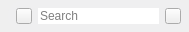
<?xml version="1.0" encoding="UTF-8"?>
<ui version="4.0">
 <class>SearchLineEdit</class>
 <widget class="QFrame" name="SearchLineEdit">
  <property name="geometry">
   <rect>
    <x>0</x>
    <y>0</y>
    <width>189</width>
    <height>32</height>
   </rect>
  </property>
  <property name="minimumSize">
   <size>
    <width>0</width>
    <height>32</height>
   </size>
  </property>
  <property name="maximumSize">
   <size>
    <width>16777215</width>
    <height>32</height>
   </size>
  </property>
  <property name="focusPolicy">
   <enum>Qt::StrongFocus</enum>
  </property>
  <property name="windowTitle">
   <string notr="true">Form</string>
  </property>
  <property name="autoFillBackground">
   <bool>false</bool>
  </property>
  <property name="styleSheet">
   <string notr="true">/*ColorTokenIcon;Button;tSearchIcon;normal;off;colorToken.icon-secondary*/
/*ColorTokenIcon;Button;tSearchIcon;disabled;off;colorToken.icon-disabled*/
/*ColorTokenIcon;Button;tSearchCancel;normal;off;colorToken.icon-secondary*/
/*ColorTokenIcon;Button;tSearchCancel;disabled;off;colorToken.icon-disabled*/

SearchLineEdit
{
border: none;
}

#searchContainer
{
background-color: #EFEFF0; /*colorToken.surface-2*/
border-radius: 16px;
}
</string>
  </property>
  <property name="frameShape">
   <enum>QFrame::Panel</enum>
  </property>
  <property name="frameShadow">
   <enum>QFrame::Plain</enum>
  </property>
  <property name="lineWidth">
   <number>0</number>
  </property>
  <layout class="QHBoxLayout" name="horizontalLayout" stretch="0,0">
   <property name="spacing">
    <number>8</number>
   </property>
   <property name="leftMargin">
    <number>0</number>
   </property>
   <property name="topMargin">
    <number>0</number>
   </property>
   <property name="rightMargin">
    <number>0</number>
   </property>
   <property name="bottomMargin">
    <number>0</number>
   </property>
   <item>
    <widget class="QWidget" name="customWidget" native="true">
     <layout class="QHBoxLayout" name="customLayout">
      <property name="spacing">
       <number>0</number>
      </property>
      <property name="leftMargin">
       <number>0</number>
      </property>
      <property name="topMargin">
       <number>0</number>
      </property>
      <property name="rightMargin">
       <number>0</number>
      </property>
      <property name="bottomMargin">
       <number>0</number>
      </property>
     </layout>
    </widget>
   </item>
   <item>
    <widget class="QWidget" name="searchContainer" native="true">
     <property name="sizePolicy">
      <sizepolicy hsizetype="Expanding" vsizetype="Preferred">
       <horstretch>0</horstretch>
       <verstretch>0</verstretch>
      </sizepolicy>
     </property>
     <layout class="QHBoxLayout" name="horizontalLayout_2" stretch="0,0,1,0">
      <property name="spacing">
       <number>6</number>
      </property>
      <property name="leftMargin">
       <number>8</number>
      </property>
      <property name="topMargin">
       <number>3</number>
      </property>
      <property name="rightMargin">
       <number>8</number>
      </property>
      <property name="bottomMargin">
       <number>3</number>
      </property>
      <item>
       <spacer name="horizontalSpacer">
        <property name="orientation">
         <enum>Qt::Horizontal</enum>
        </property>
        <property name="sizeHint" stdset="0">
         <size>
          <width>0</width>
          <height>0</height>
         </size>
        </property>
       </spacer>
      </item>
      <item>
       <widget class="QPushButton" name="tSearchIcon">
        <property name="sizePolicy">
         <sizepolicy hsizetype="Fixed" vsizetype="Fixed">
          <horstretch>0</horstretch>
          <verstretch>0</verstretch>
         </sizepolicy>
        </property>
        <property name="minimumSize">
         <size>
          <width>16</width>
          <height>16</height>
         </size>
        </property>
        <property name="maximumSize">
         <size>
          <width>16</width>
          <height>16</height>
         </size>
        </property>
        <property name="cursor">
         <cursorShape>PointingHandCursor</cursorShape>
        </property>
        <property name="text">
         <string notr="true"/>
        </property>
        <property name="icon">
         <iconset resource="../../../gui/Resources_common.qrc">
          <normaloff>:/search_small_thin_outline</normaloff>:/search_small_thin_outline</iconset>
        </property>
        <property name="checkable">
         <bool>false</bool>
        </property>
        <property name="checked">
         <bool>false</bool>
        </property>
        <property name="class" stdset="0">
         <string notr="true">icon-button</string>
        </property>
        <property name="type" stdset="0">
         <string notr="true">ghost</string>
        </property>
       </widget>
      </item>
      <item>
       <widget class="QLineEdit" name="leSearchField">
        <property name="sizePolicy">
         <sizepolicy hsizetype="Preferred" vsizetype="Fixed">
          <horstretch>0</horstretch>
          <verstretch>0</verstretch>
         </sizepolicy>
        </property>
        <property name="minimumSize">
         <size>
          <width>0</width>
          <height>0</height>
         </size>
        </property>
        <property name="maximumSize">
         <size>
          <width>16777215</width>
          <height>16777215</height>
         </size>
        </property>
        <property name="text">
         <string notr="true"/>
        </property>
        <property name="frame">
         <bool>false</bool>
        </property>
        <property name="placeholderText">
         <string>Search</string>
        </property>
        <property name="type" stdset="0">
         <string notr="true">borderless</string>
        </property>
       </widget>
      </item>
      <item>
       <widget class="QPushButton" name="tSearchCancel">
        <property name="minimumSize">
         <size>
          <width>16</width>
          <height>16</height>
         </size>
        </property>
        <property name="maximumSize">
         <size>
          <width>16</width>
          <height>16</height>
         </size>
        </property>
        <property name="cursor">
         <cursorShape>PointingHandCursor</cursorShape>
        </property>
        <property name="text">
         <string notr="true"/>
        </property>
        <property name="icon">
         <iconset resource="../../../gui/Resources_common.qrc">
          <normaloff>:/x-circle_small_thin_outline</normaloff>:/x-circle_small_thin_outline</iconset>
        </property>
        <property name="class" stdset="0">
         <string notr="true">icon-button</string>
        </property>
        <property name="type" stdset="0">
         <string notr="true">ghost</string>
        </property>
       </widget>
      </item>
     </layout>
    </widget>
   </item>
  </layout>
 </widget>
 <resources>
  <include location="../../../gui/Resources_common.qrc"/>
 </resources>
 <connections/>
</ui>
